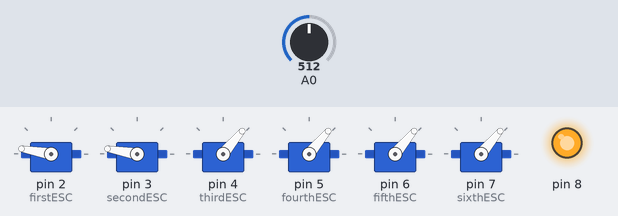
The sketch below on a simulated Arduino Uno, built with avr-gcc and run on an emulated ATmega328P. Parts: 6 × servo, output pins drawn as LEDs (lit = HIGH). Inputs (shaded band) come from the test bench; at power-on: A0 = 512.

Above: at 0.1 s.
At 2.1 s:
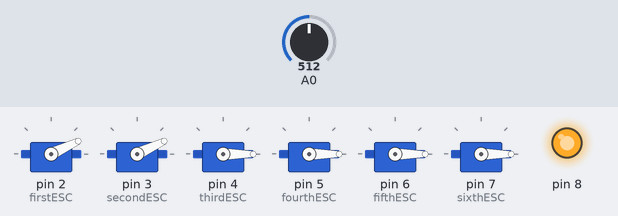
At 8.1 s:
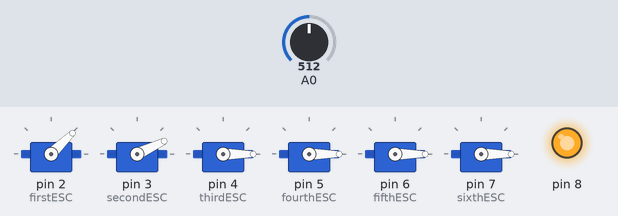
At 14.1 s:
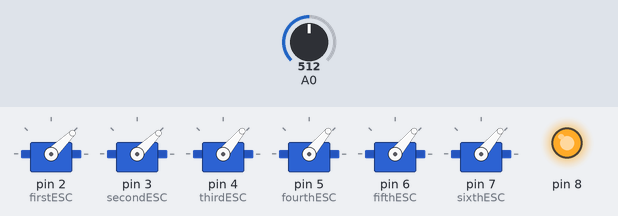
At 18.1 s:
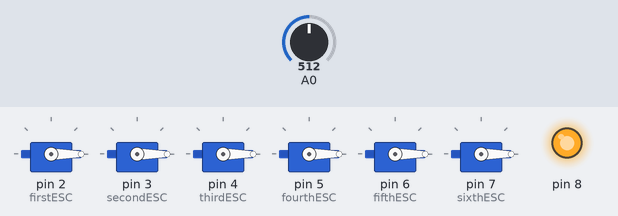
At 22.1 s:
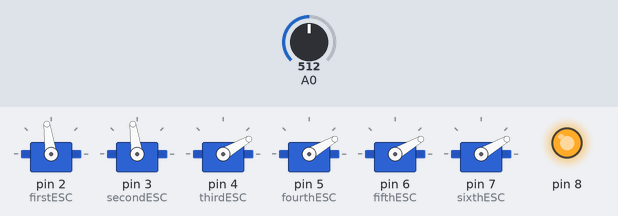
Timing chart, 0 to 23.6 s (numbered marks = the images above):
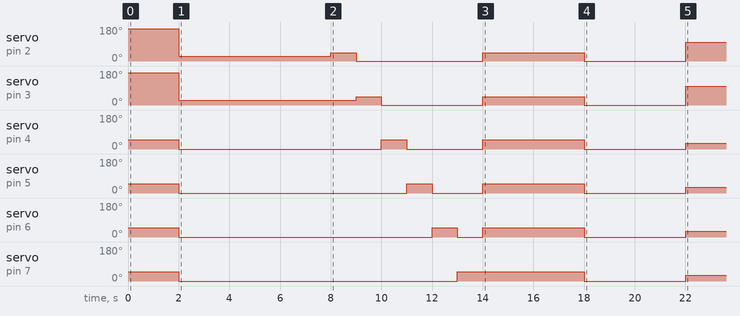

The sketch:

Arduino_brushless_engine_check.ino
```cpp
#include <Servo.h>


Servo firstESC, secondESC, thirdESC, fourthESC, fifthESC, sixthESC;

void setup() {
  pinMode(8, OUTPUT); //питание на крутилку с 8 порта
  digitalWrite(8, HIGH);  //питание на крутилку с 8 порта
  firstESC.attach(2);
  secondESC.attach(3);
  thirdESC.attach(4);  //определение портов всех моторов
  fourthESC.attach(5);
  fifthESC.attach(6);
  sixthESC.attach(7);
  firstESC.writeMicroseconds(2300);
  secondESC.writeMicroseconds(2300);
  thirdESC.write(50);
  fourthESC.write(50);  //настройка моторов(определение их минимальной и максимальной частоты вращения)
  fifthESC.write(50);
  sixthESC.write(50);
  delay(2000);
  firstESC.writeMicroseconds(800);
  secondESC.writeMicroseconds(800);
  thirdESC.write(0);
  fourthESC.write(0);
  fifthESC.write(0);
  sixthESC.write(0);
  delay(6000);


    firstESC.writeMicroseconds(1000);   //чек моторов по одному старт
      delay(1000);
        firstESC.writeMicroseconds(0);

    secondESC.writeMicroseconds(1000);
      delay(1000);
        secondESC.writeMicroseconds(0);

    thirdESC.write(50);
 delay(1000);
        thirdESC.writeMicroseconds(0);

    fourthESC.write(50);
      delay(1000);
        fourthESC.writeMicroseconds(0);

    fifthESC.write(50);
      delay(1000);
        fifthESC.writeMicroseconds(0);

    sixthESC.write(50);
      delay(1000);
        sixthESC.writeMicroseconds(0); // чек моторов по одному енд

    firstESC.writeMicroseconds(1000);
    secondESC.writeMicroseconds(1000);
    thirdESC.write(50);
    fourthESC.write(50); //чек верчения кручения всех моторов
    fifthESC.write(50);
    sixthESC.write(50);
    delay(4000);

    firstESC.writeMicroseconds(0);
    secondESC.writeMicroseconds(0);
    thirdESC.write(0);
    fourthESC.write(0); //остановка всех моторов
    fifthESC.write(0);
    sixthESC.write(0);
    delay(4000);


}

void loop() {
 int value = map(analogRead(0), 0, 1023, 800, 2300); //инициализация крутилки
 int value2 = map(analogRead(0), 0, 1023, 0, 60);

    firstESC.writeMicroseconds(value);
    secondESC.writeMicroseconds(value);
    thirdESC.write(value2);
    fourthESC.write(value2);
    fifthESC.write(value2);  // верчение всех моторов управлением с крутилки
    sixthESC.write(value2);
}
```

Measured:
- by itself, servo on pin 2 (firstESC): 170° → 25° at 2.0 s, → 44° 6.0 s later, → 0° 1.0 s later, → 44° 5.0 s later, … (6 changes in this stretch)
- by itself, servo on pin 3 (secondESC): 170° → 25° at 2.0 s, → 44° 7.0 s later, → 0° 1.0 s later, → 44° 4.0 s later, … (6 changes in this stretch)
- by itself, servo on pin 4 (thirdESC): 50° → 0° at 2.0 s, → 50° 8.0 s later, → 0° 1.0 s later, → 50° 3.0 s later, … (6 changes in this stretch)
- by itself, servo on pin 5 (fourthESC): 50° → 0° at 2.0 s, → 50° 9.0 s later, → 0° 1.0 s later, → 50° 2.0 s later, … (6 changes in this stretch)
- by itself, servo on pin 6 (fifthESC): 50° → 0° at 2.0 s, → 50° 10.0 s later, → 0° 1.0 s later, → 50° 1.0 s later, … (6 changes in this stretch)
- by itself, servo on pin 7 (sixthESC): 50° → 0° at 2.0 s, → 50° 11.0 s later, → 0° 5.0 s later, → 30° 4.0 s later
